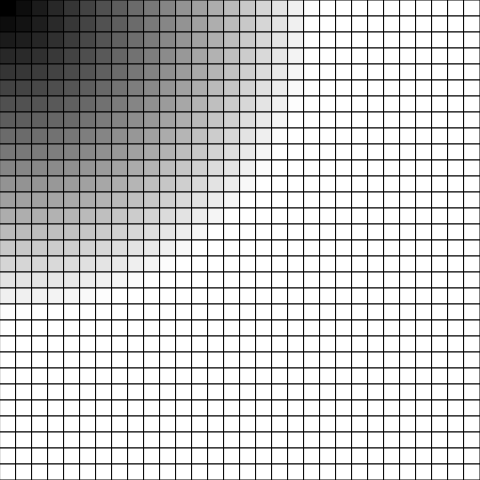
Frame 1 (no input)
Frame 60 (no input): identical to frame 1, image omitted
Frame 120 (the mouse pressed at the canvas centre since frame 60): identical to frame 1, image omitted

The p5.js sketch that drew this single still picture (run headless with seeded random() and noise() and a simulated clock; from frame 60 on, the mouse is pressed at the canvas centre):

// p5.js sketch
// ── sketch.js
// Introduzione a una Signed Distance Field campionata su griglia.

function setup() {
	createCanvas(480, 480)

}

function draw() {

	background(220)

	const numX = 30
	const numY = 30
	const cella = 16

	for (let j=0; j<numY; j++) {
		for (let i=0; i<numX; i++) {

			const x = i / numX
			const y = j / numY

			// Distanza dal punto di riferimento: valore base della SDF.
			const d = sqrt( x * x + y * y)

			fill(d * 400)
			rect(i * cella, j * cella, cella, cella)
		}
	}
}
